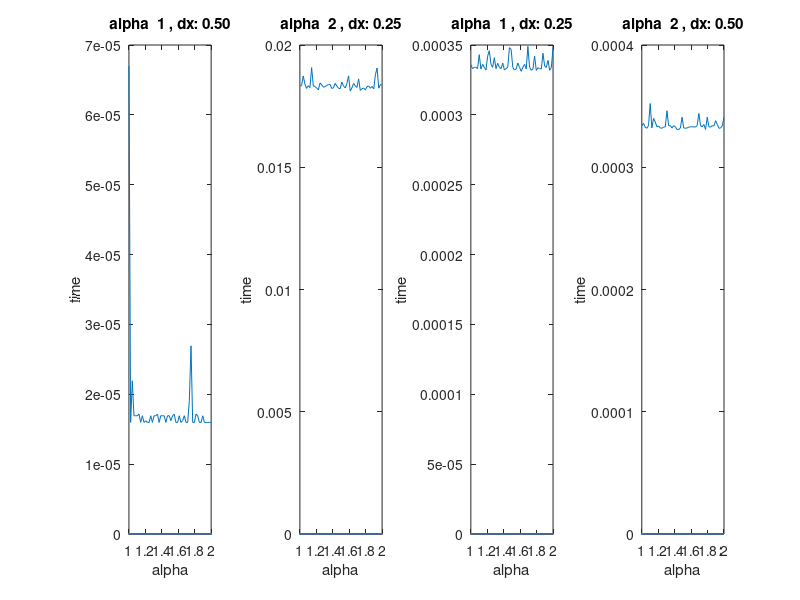

MATLAB code to generate this figure:
function [time, alphas] = HW05_extra_credit(q0,tolerance,alphamin,alphamax,dx1,dx2)
%function [] = HW05_extra_credit(q0,tolerance,alphamin,alphamax,dx1,dx2)
%Inputs q0: charge value in Coulombs, tolerance: used for thresholding the
%values in the relaxation method for determining convergence, alphamin:
%minimum alpha value used in the SOR relaxation method, alphamax: maximum alpha
%value used in the SOR relaxation method, dx1: first value used as the step
%for the x value, dx2: second value used as the step for the x value 
%Outputs time: cell array containing all the time matrices, alphas: vector
%containing all the alpha values for the plotting
%Description: Plots the alpha values compared to the time for converged to
%see how the dx and L values impact the time for convergence under
%different conditions
close all; clc;
if nargin < 6 %default values if the function arguments are not complete
    q0 = 8.85E-12;
    tolerance = 1E-5;
    alphamin = 1;
    alphamax = 2;
    dx1 = .5;
    dx2 = .25;
end

%Matrix Declaration
alphas = linspace(alphamin,alphamax,50);
time1 = zeros(length(alphas));
time2 = zeros(length(alphas));
time3 = zeros(length(alphas));
time4 = zeros(length(alphas));

L1 = [1 2];
dx = [dx1 dx2];
figure();
for j=1: length(alphas)
    time1(j) = pointCharge(q0,L1(1),dx(1),tolerance,alphas(j));
    time2(j) = pointCharge(q0,L1(2),dx(2),tolerance,alphas(j));
    time3(j) = pointCharge(q0,L1(1),dx(2),tolerance,alphas(j));
    time4(j) = pointCharge(q0,L1(2),dx(1),tolerance,alphas(j));
end
subplot(1,4,1); plot(alphas,time1); xlabel('alpha'); ylabel('time');
title(sprintf('alpha %2.0d , dx: %2.2f',L1(1),dx(1)));
subplot(1,4,2); plot(alphas,time2); xlabel('alpha'); ylabel('time');
title(sprintf('alpha %2.0d , dx: %2.2f',L1(2),dx(2)));
subplot(1,4,3); plot(alphas,time3); xlabel('alpha'); ylabel('time');
title(sprintf('alpha %2.0d , dx: %2.2f',L1(1),dx(2)));
subplot(1,4,4); plot(alphas,time4); xlabel('alpha'); ylabel('time');
title(sprintf('alpha %2.0d , dx: %2.2f',L1(2),dx(1)));
time = {time1,time2,time3,time4};

end
function [time] = pointCharge(q0, L, dx, alpha, tolerance)
%function [time] = pointCharge(q0, L, dx, alpha, tolerance)

%Variable Declaration
epsilon0 = 8.85E-12; % lets use SI units ... 
x1 = linspace(-L/2, L/2, round(L/dx));
L1 = length(x1);
Vxy = zeros(L1, L1, L1); %L1 rows and L1 cols for the full grid
Vxy_temp = zeros(L1, L1, L1);
rho= zeros(L1, L1, L1);
inds = find(x1 >= 0);
rho(inds(1),inds(1), inds(1)) = q0/(dx^3*epsilon0); 
iter = 1; converged = false;
tic;
while iter < power(numel(Vxy), 1/3)  || ~converged
	converged = 0;
	Vxy_temp = Vxy;
    %Uses the Gauss-Sidel method 
	for j = 2: L1-1
		for i = 2: L1-1
			for k = 2: L1-1
				Vxy(i,j,k) = (Vxy(i-1, j,k) + Vxy(i+1, j,k)...
                + Vxy(i, j+1,k) + Vxy(i, j-1, k) + ...
                Vxy(i, j, k+1) + Vxy(i, j, k-1)  + ...
                (rho(i,j, k)*(dx^2)))/6; 
			end
		end
	end
	deltaV = Vxy - Vxy_temp;
	Vxy = alpha.*deltaV + Vxy_temp;
	if sum(abs(deltaV(:))) < L1*L1*L1*tolerance
		converged = true;
	end
	iter = iter + 1;
end
time = toc;
end